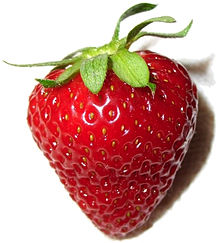
#> input picture berry.jpg, 220 x 243 px
$ python Untitled.py
#> lines starting #> are read from the running program, lines starting #| are printed output that depends on the picture

import cv2
import numpy as np
import matplotlib.pyplot as plt
#		0
img = cv2.imread('berry.jpg',cv2.IMREAD_GRAYSCALE)
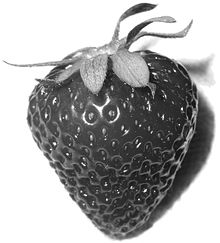
#> img: shape (243, 220); min 1, max 255, mean 168.9
#IMREAD_COLOR = -1
#IMREAD_UNCHAGED = -1
cv2.imshow('image',img)
cv2.waitKey(0)
cv2.destroyAllWindows()

# plt.imshow(img,cmap='gray',interpolation='bicubic')
# plt.plot([50,100],[80,100],'c',linewidth=5)
# plt.show()


#creating the image through cv2
cv2.imwrite('barry.png',img)

$ run again, with ml1.png saved as berry.jpg
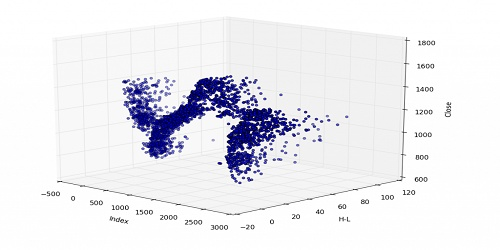
#> input picture ml1.png, 500 x 250 px
#> `img = cv2.imread('berry.jpg',cv2.IMREAD_GRAYSCALE)`:
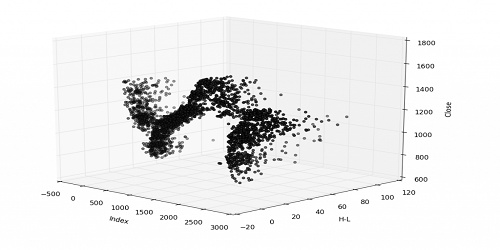
#> img: shape (250, 500); min 0, max 255, mean 236.3
